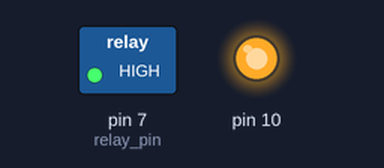
Bench run of a sketch on a simulated Arduino Uno, built with avr-gcc and run on an emulated ATmega328P. Parts: switched loads named in the sketch (green lamp = pin HIGH), output pins drawn as LEDs (lit = HIGH).

Above: at 0.1 s.
At 0.8 s:
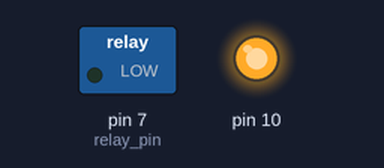
Timing chart, 0 to 2.3 s (numbered marks = the images above):
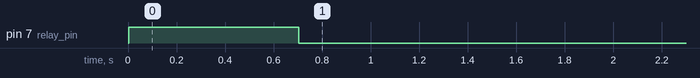

Measured:
- by itself, pin 7 (relay_pin): LOW → HIGH at 0.00 s, → LOW 0.70 s later

The sketch:

quad-spi-rfid-lock.ino
```cpp
/* Typical pin layout used:
 * -----------------------------------------------------------------------------------------
 *             MFRC522      Arduino       Arduino   Arduino    Arduino          Arduino
 *             Reader/PCD   Uno/101       Mega      Nano v3    Leonardo/Micro   Pro Micro
 * Signal      Pin          Pin           Pin       Pin        Pin              Pin
 * -----------------------------------------------------------------------------------------
 * RST/Reset   RST          9             5         D9         RESET/ICSP-5     RST
 * SPI SS 1    SDA(SS)      2             -         -          -                -
 * SPI SS 2    SDA(SS)      3             -         -          -                -
 * SPI SS 3    SDA(SS)      4             -         -          -                -
 * SPI SS 4    SDA(SS)      5             -         -          -                -
 * SPI MOSI    MOSI         11 / ICSP-4   51        D11        ICSP-4           16
 * SPI MISO    MISO         12 / ICSP-1   50        D12        ICSP-1           14
 * SPI SCK     SCK          13 / ICSP-3   52        D13        ICSP-3           15
 */

#include <SPI.h>
#include <MFRC522.h>

#define N_IN 4 // the number of readers
#define N_UID 4 // the length of each uid
#define RST_PIN 9 // the reset pin

int inputs[N_IN] = { 2,3,4,5 }; // the sda pin of each reader

boolean won = HIGH; // the relay state

byte keys[N_IN][N_UID] = { // the correct tag uid for each reader
  {182, 244, 141,  64},
  {  6, 168, 144,  64},
  {102, 168, 144,  64},
  {  6,  36, 146,  64}
};

MFRC522 rfid[N_IN]; // initialize a seperate reader on each input

void setup() { // begin communications
  Serial.begin(9600);
  SPI.begin();

  pinMode(7, OUTPUT); // relay pin
  for(int i=0; i<N_IN; i++) // input pins
    pinMode(inputs[i], INPUT_PULLUP);
}

void loop() {
  digitalWrite(7, won); // set relay state

  int readers = 0, matches = 0; // count the number of readers and matches we find

  for(int i=0; i<N_IN; i++) { // compare input from each reader
    digitalWrite(inputs[i], HIGH); // fixes unreliable input, see https://github.com/miguelbalboa/rfid/issues/290
    delay(50);

    rfid[i].PCD_Init(inputs[i], RST_PIN); // enable the reader
    delay(50);

    if ( rfid[i].PICC_IsNewCardPresent() && rfid[i].PICC_ReadCardSerial() ) { // we found a tag
      readers++;
      // rfid[i].PICC_DumpToSerial(&(rfid[i].uid));
      boolean match = true; // true if every byte matches
      for(int j=0; j<rfid[i].uid.size; j++)
        match = match && rfid[i].uid.uidByte[j] == keys[i][j];

      if(match) // increment the number of total matches
        matches++;

      rfid[i].PICC_HaltA(); // disable the reader
      rfid[i].PCD_StopCrypto1(); // might save some volts
    }
  }

  if(matches + (readers == N_IN) >= N_IN) won = HIGH; // all tags in their correct position, close the relay
  if(matches == 0) won = LOW; // no tags in their correct position, open the relay
}
```
